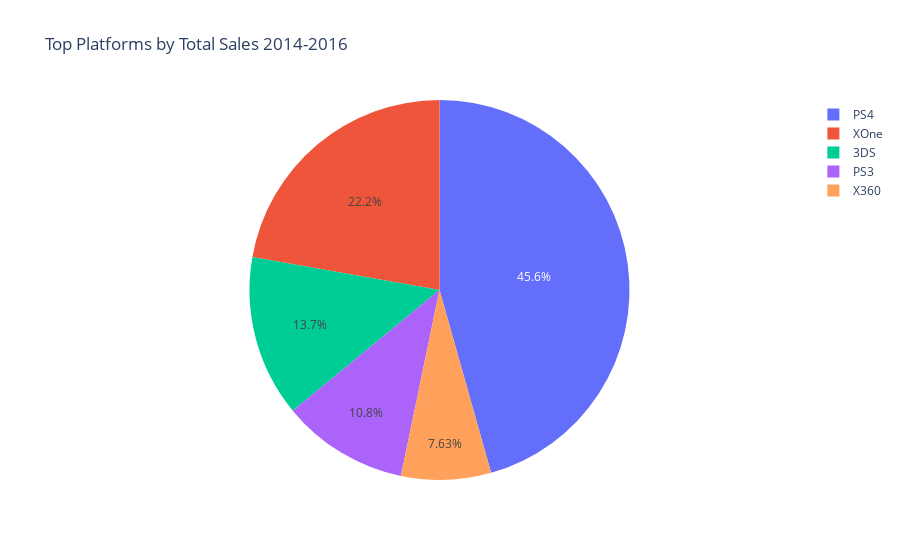

Write notebook code for a chart like this one.
### Code cell
# Top 5 platforms with the greatest total sales 2014-2016
top_5 = prognosis.groupby('platform')['total_sales'].sum().sort_values(ascending=False).head()
platform_names = top_5.index
fig = px.pie(top_5, values='total_sales', names=platform_names, title='Top Platforms by Total Sales 2014-2016')
fig.show()

### Figure 1 — Plotly figure (JSON) as saved in the notebook; plotly's stock layout.template omitted (floating-point values rounded to 4 significant figures)
{"data": [{"domain": {"x": [0, 1], "y": [0, 1]}, "hovertemplate": "platform=%{label}<br>total_sales=%{value}<extra></extra>", "labels": ["PS4", "XOne", "3DS", "PS3", "X360"], "legendgroup": "", "name": "", "showlegend": true, "type": "pie", "values": [288.1, 140.4, 86.68, 68.18, 48.22]}], "layout": {"legend": {"tracegroupgap": 0}, "title": {"text": "Top Platforms by Total Sales 2014-2016"}}}
